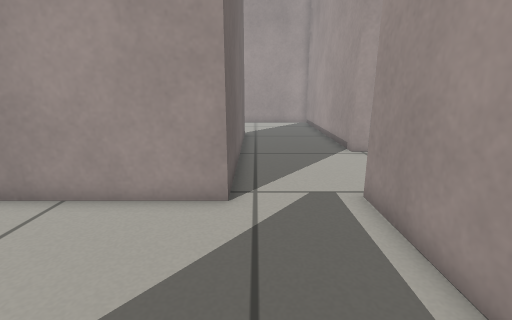
view 1 (above)

19 first-person views from a walk through a robot-simulator world made for Gazebo. The camera is 0.56 m above the floor, tilts 14° down and sees 85° across. The floor is counted in squares, 0.2 m on a side. Each view is taken from the middle of a square. On the plan, view 1 faces up. The plan holds only what a view shows up to about 19 squares ahead; the rest is blank.

view 2
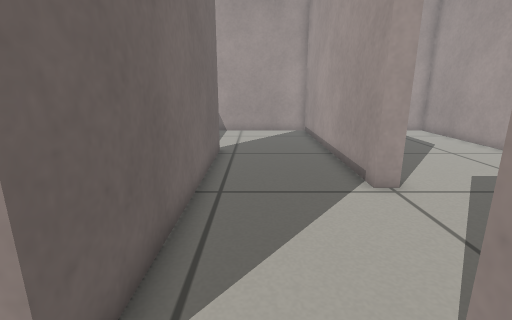

view 3
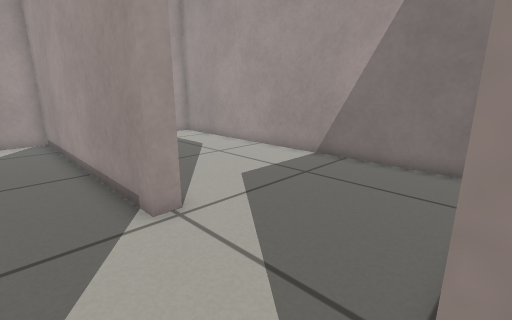

view 4
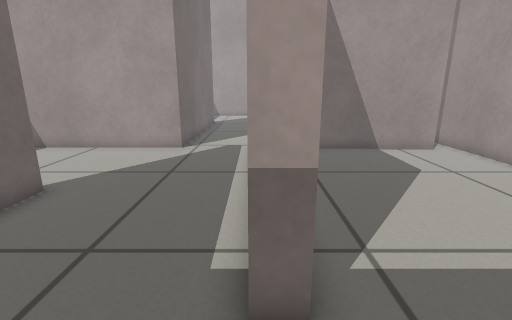

view 5
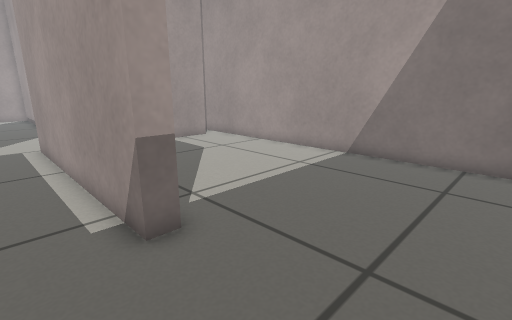

view 6
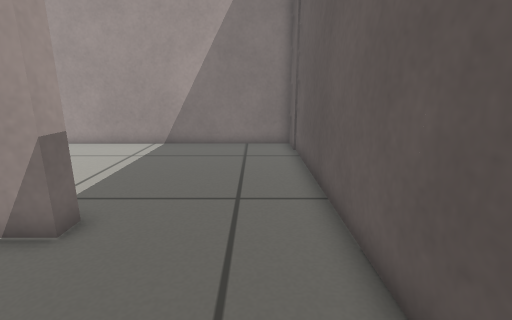

view 7
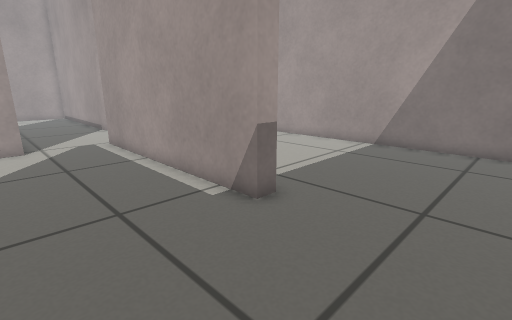

view 8
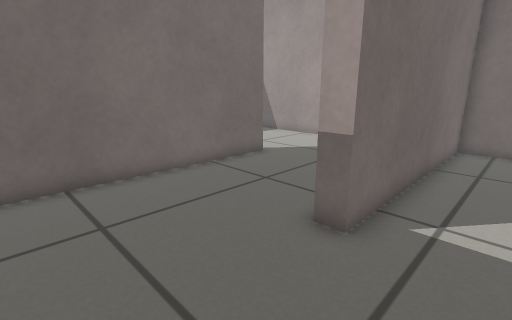

view 9
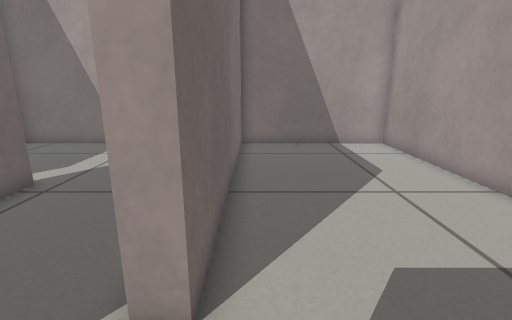

view 10
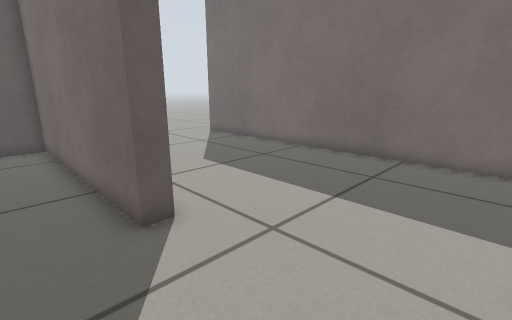

view 11
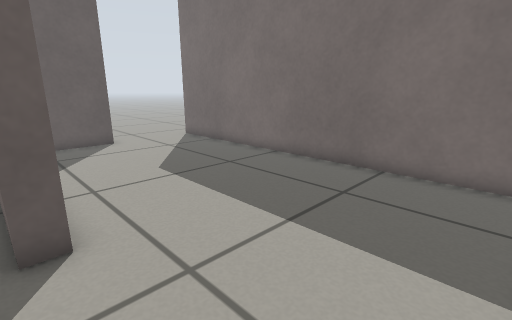

view 12
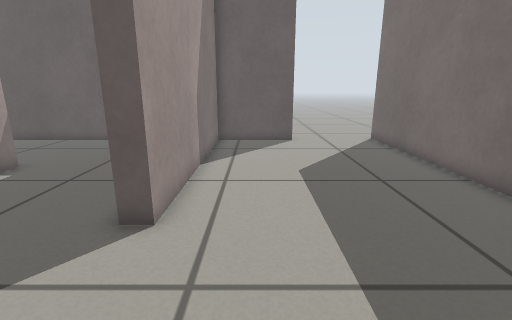

view 13
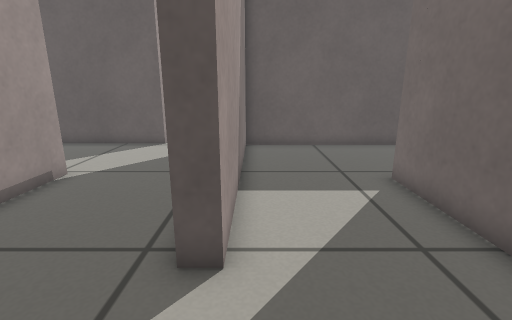

view 14
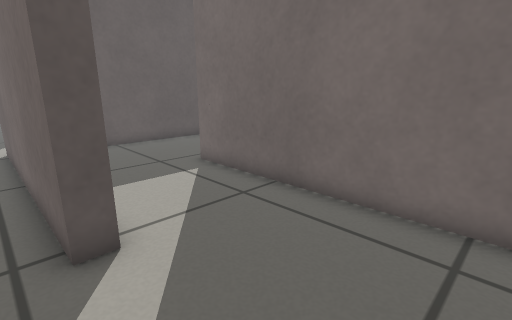

view 15
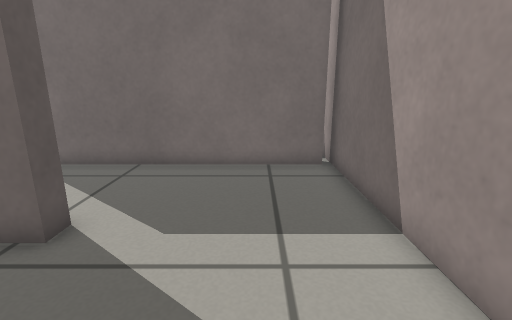

view 16
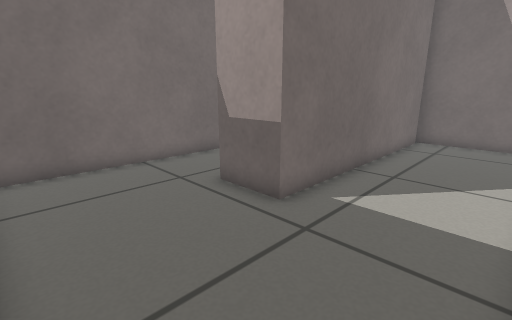

view 17
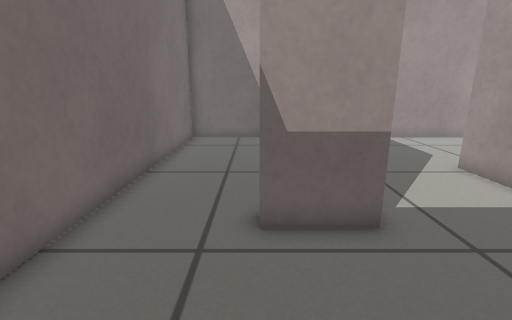

view 18
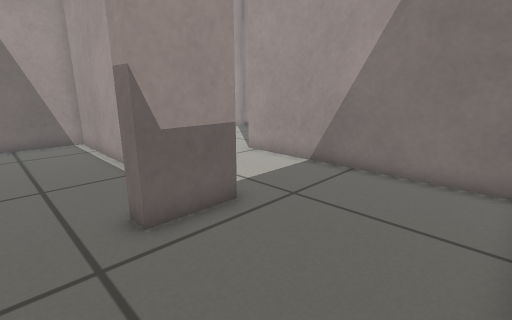

view 19
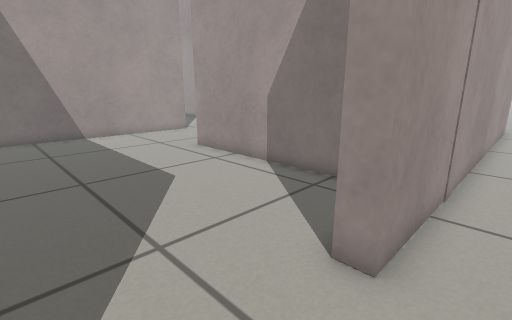

### Floor plan
Ten units are one square. View 1 is at (0, 0); x grows to the right and y downward. Boxes are objects, and circles mark ways between rooms. Rooms are numbered by the first view taken in them; rooms with no view inside come last. Other rooms are left out.
<svg viewBox="-135 -254 280 374">
<path fill="none" stroke="#000" d="M118 -64 37 -64 37 41 29 41 29 -71 85 -71M-38 -6 -31 -6 -31 99 129 99 129 -249 52 -249 52 -128 45 -128 45 -249 -15 -249M-15 -180 -7 -180 -7 -68 -44 -68M-129 -59 -129 96M-81 99 -38 99 -38 -6M-44 -68 -114 -68M-85 -76 -15 -76 -15 -180M-64 -246 -64 -133 -89 -133M-15 -249 -69 -249M-89 -133 -89 -141M-72 -191 -72 -246M-102 -76 -85 -76M-69 -249 -129 -249 -129 -81M125 107 -81 107 -81 99M-129 96 -129 106"/>
<circle cx="-35" cy="-35" r="3" fill="#2a7"/>
<circle cx="-10" cy="-215" r="3" fill="#2a7"/>
<circle cx="-105" cy="100" r="3" fill="#2a7"/>
<circle cx="-75" cy="-100" r="3" fill="#2a7"/>
<text x="50" y="-60">1</text>
<text x="-90" y="10">2</text>
<text x="-40" y="-150">3</text>
<text x="-100" y="-160">4</text>
<text x="140" y="-40">5</text>
</svg>
Room 1 opens to room 2. Room 1 opens to room 3. Room 2 opens to room 5. Room 3 opens to room 4.

Where each view was taken, in squares from view 1:
view 1: 0 up, 0 right, facing up
view 2: 5 up, 1 right, facing up
view 3: 7 up, 2 right, facing up-right
view 4: 7 down, 3 right, facing up
view 5: 9 down, 1 right, facing up-right
view 6: 8 down, 2 left, facing right
view 7: 9 down, 2 left, facing up-right
view 8: 9 down, 6 right, facing up-left
view 9: 10 up, 6 right, facing up
view 10: 6 up, 1 left, facing down-left
view 11: 6 up, 3 left, facing down-left
view 12: 6 up, 6 left, facing down
view 13: 22 up, 2 left, facing down
view 14: 23 up, 0 right, facing down-left
view 15: 22 up, 4 right, facing left
view 16: 8 up, 2 left, facing up-left
view 17: 8 up, 9 left, facing up
view 18: 8 up, 11 left, facing up-right
view 19: 12 down, 12 left, facing up-right
